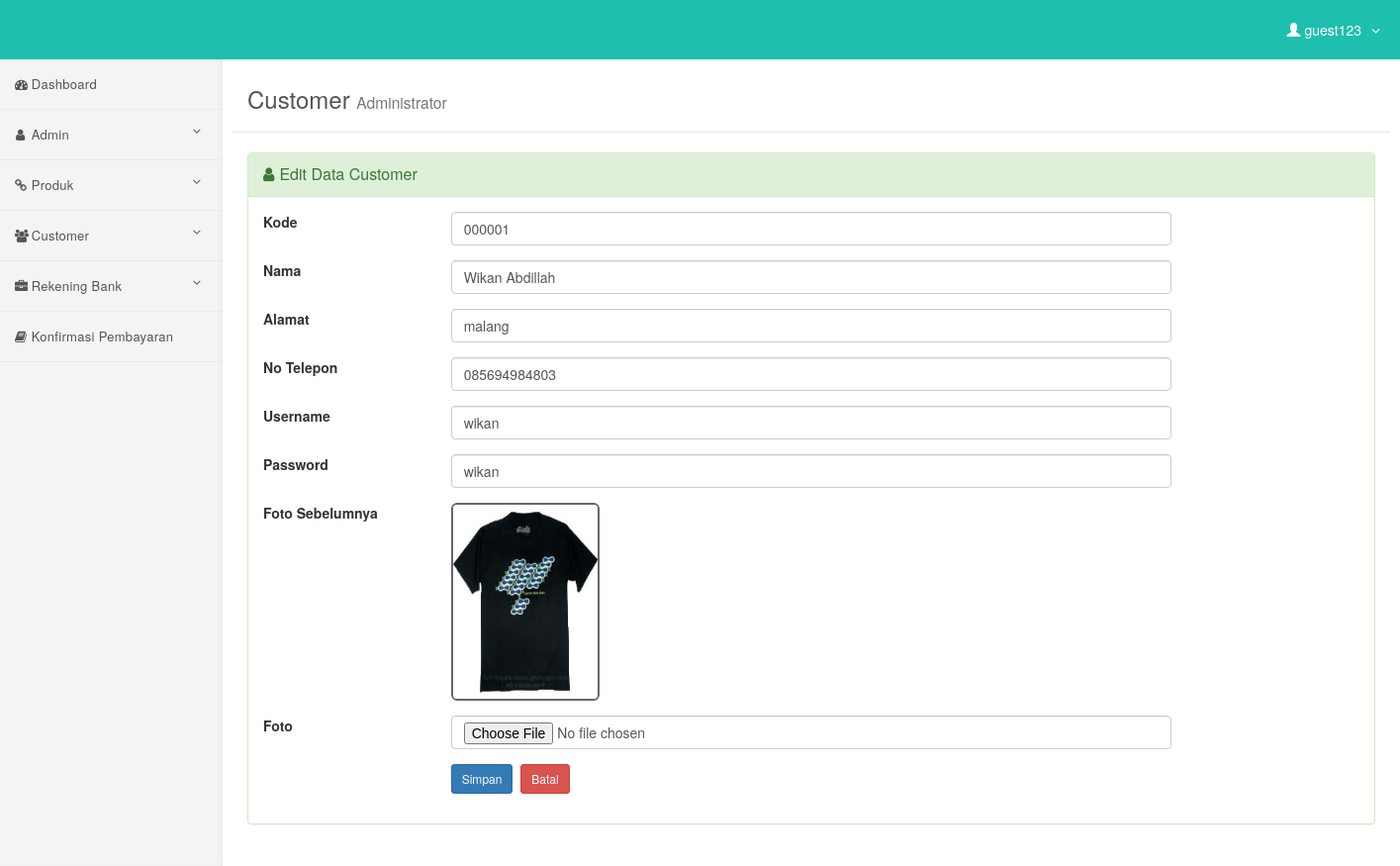
The app's page /admin/edit-customer.php?hal=edit&kd_cus=000001 (signed in) with its own data.
### tables this page shows
CREATE TABLE `customer` (
  `kd_cus` varchar(10) NOT NULL,
  `nama` varchar(30) NOT NULL,
  `alamat` varchar(50) NOT NULL,
  `no_telp` varchar(15) NOT NULL,
  `username` varchar(15) NOT NULL,
  `password` varchar(15) NOT NULL,
  `gambar` varchar(100) NOT NULL
);

### admin/edit-customer.php (the view)
<?php include('header.php'); ?>
    <div id="page-wrapper">
        <div class="content-header">
            <div class="container">
                <h3>Customer <small>Administrator</small></h3>
            </div>
        </div>
        <div class="container-fluid">
            <div class="row">
                <?php
                $kd = $_GET['kd_cus'];
                    $sql = mysqli_query($koneksi, "SELECT * FROM customer WHERE kd_cus='$kd'");
                    if(mysqli_num_rows($sql) == 0){
                      header("Location: customer.php");
                    }else{
                      $row = mysqli_fetch_assoc($sql);
                    }
                ?>
                <div class="col-md-12">
                    <div class="panel panel-success">
                        <div class="panel-heading">
                            <div class="panel-title"><i class="fa fa-user"></i>Edit Data Customer </div>
                        </div>
                        <div class="panel-body">
                            <div class="form-panel">
                            <form class="form-horizontal style-form" action="update-customer.php" method="post" enctype="multipart/form-data" name="form1" id="form1">
                              <div class="form-group">
                                  <label class="col-sm-2 col-sm-2">Kode</label>
                                  <div class="col-sm-8">
                                      <input name="kd_cust" type="text" id="kd_cust" value="<?php echo $row['kd_cus']; ?>" class="form-control" autocomplete="off" placeholder="Auto Number Tidak perlu di isi"/>
                                  </div>
                              </div>
                              <div class="form-group">
                                  <label class="col-sm-2 col-sm-2">Nama</label>
                                  <div class="col-sm-8">
                                <input name="nama" type="text" id="nama" value="<?php echo $row['nama']; ?>" class="form-control" autocomplete="off" placeholder="Nama Customer" autocomplete="off" required />
                                </div>
                              </div>
                              <div class="form-group">
                                  <label class="col-sm-2 col-sm-2">Alamat</label>
                                  <div class="col-sm-8">
                                <input name="alamat" type="text" id="alamat" value="<?php echo $row['alamat']; ?>" class="form-control" autocomplete="off" placeholder="Alamat Customer" autocomplete="off" required />
                                </div>
                              </div>
                              <div class="form-group">
                                  <label class="col-sm-2 col-sm-2">No Telepon</label>
                                  <div class="col-sm-8">
                                <input name="no_telp" type="text" id="no_telp" value="<?php echo $row['no_telp']; ?>" class="form-control" autocomplete="off" placeholder="No Telepon" autocomplete="off" required />
                                </div>
                              </div>
                              <div class="form-group">
                                  <label class="col-sm-2 col-sm-2">Username</label>
                                  <div class="col-sm-8">
                                <input name="username" type="text" id="username" value="<?php echo $row['username']; ?>" class="form-control" autocomplete="off" placeholder="Username" autocomplete="off" required />
                                </div>
                              </div>
                              <div class="form-group">
                                  <label class="col-sm-2 col-sm-2">Password</label>
                                  <div class="col-sm-8">
                                <input name="password" type="text" id="password" value="<?php echo $row['password']; ?>" class="form-control" autocomplete="off" placeholder="Password" autocomplete="off" required />
                                </div>
                              </div>
                              <div class="form-group">
                                  <label class="col-sm-2 col-sm-2">Foto Sebelumnya</label>
                                  <div class="col-sm-8">
                                <img src="<?php echo $row['gambar']; ?>" class="img-rounded" width="150" height="200" style="border: 2px solid #666;" />
                                </div>
                              </div>
                              <div class="form-group">
                                  <label class="col-sm-2 col-sm-2">Foto</label>
                                  <div class="col-sm-8">
                                <input name="nama_file" type="file" id="nama_file" class="form-control" required />
                                </div>
                              </div>
                              <div class="form-group">
                                  <label class="col-sm-2 col-sm-2"></label>
                                  <div class="col-sm-10">
                                      <input type="submit" name="update" value="Simpan" class="btn btn-sm btn-primary" />&nbsp;
                                    <a href="customer.php" class="btn btn-sm btn-danger">Batal </a>
                                  </div>
                              </div>
                          </form>
                          </div>
                        </div>
                    </div>
                </div>
            </div>
        </div>
    </div>
<?php include('footer.php'); ?>

### admin/header.php (style rules this page uses)
body { overflow-x: hidden; }
.fa { padding-right: 5px; }
.content-header { background: #fff; border-bottom: 1px solid rgba(0, 0, 0, 0.1); padding: 15px 0; margin-bottom: 20px; }
.content-header h3 { margin: 0px; color: #555; font-weight: 400; margin-bottom: 5px !important; }
@media (min-width:768px) { body { margin-top: 50px; } }
#page-wrapper { width: 100%; padding: 0; background-color: #fff; }
@media (min-width:768px) { #page-wrapper { padding: 22px 10px; } }

### records on screen
customer: kd_cust "000001", nama "Wikan Abdillah", alamat "malang", no_telp "085694984803", username "wikan", password "wikan", gambar (picture)

### other values on screen
$_SESSION['fullname'] "guest123"
